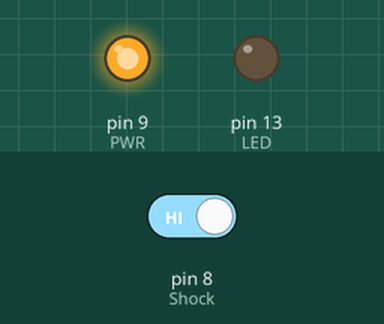
Simulated run of this sketch. Board: Arduino Uno, built with avr-gcc and run on an emulated ATmega328P. Parts: output pins drawn as LEDs (lit = HIGH). Dashed ring = blinking. The test bench sets the inputs (shaded band); at power-on: pin 8 (Shock) HIGH.

Above: at 1.2 s.
1.3 s: pin 8 (Shock) driven LOW
At 4.2 s:
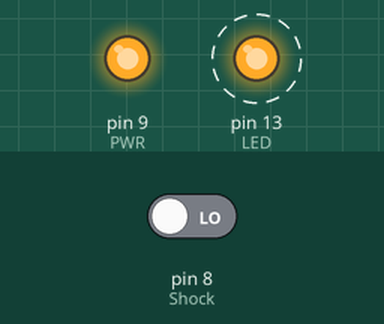
4.3 s: pin 8 (Shock) driven HIGH
At 5.0 s:
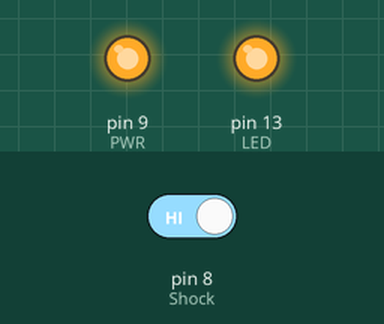
Timing chart, 0 to 7.3 s (numbered marks = the images above; inputs shaded):
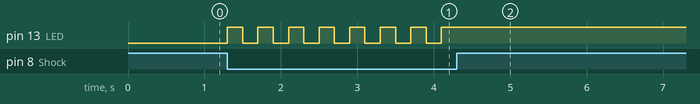

The sketch:

VibrationLEDtoggle.ino
```cpp
/****************************************************************************
PARTS: UNO with vibration switch (three pins)
define custom pins to for use in the program, set pins to skip dupont cables
plug vibration switch directly into the board.

GOAL: Toggle the state of the onboard LED light by tapping the module/UNO.
****************************************************************************/
#define PWR   9
#define GND  10
#define Shock 8

int LED = 13; //use the UNO onboard LED
int val;
int LEDstate = 0;

void  setup()
{
  pinMode(PWR,OUTPUT);
  digitalWrite(PWR,HIGH);
  pinMode(GND,OUTPUT);
  digitalWrite(GND,LOW);
  pinMode(Shock,INPUT);
  pinMode(LED, OUTPUT); //define LED as a output port
}
void loop()
{
  val = digitalRead(Shock); //read the value of the digital input used with the shock sensor.
  if (val == LOW)
  {
    LEDstate = !LEDstate;
    digitalWrite(LED,LEDstate);
    delay(200);
  }
}
```

Measured:
- after the input at 1.3 s, pin 13 (LED): alternates HIGH for 0.20 s and LOW for 0.20 s, starting at once
- after the input at 4.3 s, pin 13 (LED): stops changing and stays HIGH
